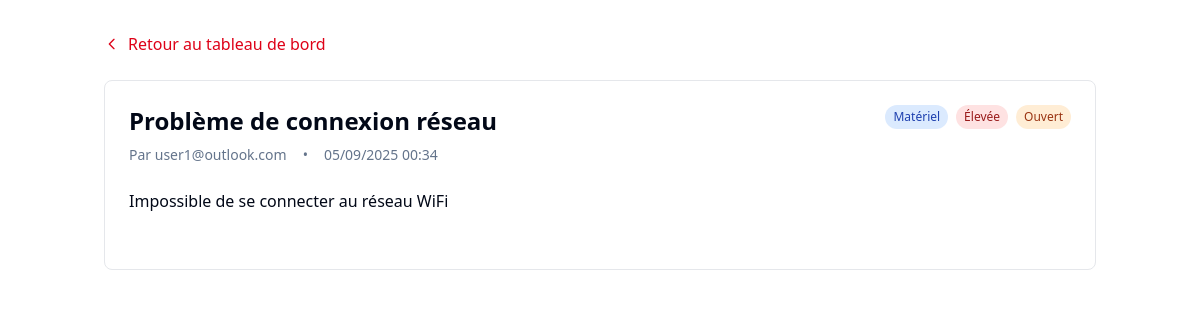
Screenshot of /ticket_details.php?id=1 (signed in) with the database file from the repository.
### tables this page shows
CREATE TABLE tickets (
    id INT AUTO_INCREMENT PRIMARY KEY,
    title VARCHAR(255) NOT NULL,
    description TEXT NOT NULL,
    priority ENUM('low', 'medium', 'high') DEFAULT 'medium',
    status ENUM('open', 'in_progress', 'resolved', 'closed', 'no_resolu') DEFAULT 'open',
    problem_type ENUM('hardware', 'software') DEFAULT 'software',
    user_id INT NOT NULL,
    created_at TIMESTAMP DEFAULT CURRENT_TIMESTAMP,
    updated_at TIMESTAMP DEFAULT CURRENT_TIMESTAMP ON UPDATE CURRENT_TIMESTAMP,
    deleted_at TIMESTAMP NULL DEFAULT NULL,
    FOREIGN KEY (user_id) REFERENCES users(id)
);

CREATE TABLE users (
    id INT AUTO_INCREMENT PRIMARY KEY,
    email VARCHAR(255) UNIQUE NOT NULL,
    password VARCHAR(255) NOT NULL,
    role ENUM('user', 'admin') DEFAULT 'user',
    created_at TIMESTAMP DEFAULT CURRENT_TIMESTAMP
);

### ticket_details.php (the view, shortened to what this page needs)
<?php
$db = new Database();
$conn = $db->connect();
$stmt = $conn->prepare("
    SELECT t.*, u.email as user_name
    FROM tickets t
    JOIN users u ON t.user_id = u.id
    WHERE t.id = ? AND (t.user_id = ? OR ? = 'admin')
");
$stmt->execute([$_GET['id'], $_SESSION['user_id'], $_SESSION['role']]);
$ticket = $stmt->fetch(PDO::FETCH_ASSOC);
include 'includes/header.php';
?>
<div class="min-h-screen bg-background">
    <div class="container mx-auto px-4 py-8">
        <div class="mb-6">
            <a href="user_dashboard.php" class="text-primary hover:text-primary/80 flex items-center gap-2">
                <svg class="w-4 h-4" fill="none" stroke="currentColor" viewBox="0 0 24 24">
                    <path stroke-linecap="round" stroke-linejoin="round" stroke-width="2" d="M15 19l-7-7 7-7"></path>
                </svg>
                Retour au tableau de bord
            </a>
        </div>
        <div class="bg-card rounded-lg border p-6">
            <div class="flex justify-between items-start mb-6">
                <div>
                    <h1 class="text-2xl font-bold mb-2"><?php echo htmlspecialchars($ticket['title']); ?></h1>
                    <div class="flex gap-4 text-sm text-muted-foreground">
                        <span>Par <?php echo htmlspecialchars($ticket['user_name']); ?></span>
                        <span>•</span>
                        <span><?php echo date('d/m/Y H:i', strtotime($ticket['created_at'])); ?></span>
                    </div>
                </div>
                <div class="flex items-center gap-4">
                    <div class="flex gap-2">
                        <?php
                        $priorityColors = [
                            'low' => 'bg-green-100 text-green-800',
                            'medium' => 'bg-yellow-100 text-yellow-800',
                            'high' => 'bg-red-100 text-red-800'
                        ];
                        $statusColors = [
                            'open' => 'bg-orange-100 text-orange-800',
                            'in_progress' => 'bg-blue-100 text-blue-800',
                            'resolved' => 'bg-green-100 text-green-800',
                            'closed' => 'bg-gray-100 text-gray-800',
                            'no_resolu' => 'bg-red-100 text-red-800'
                        ];
                        $problemTypeColors = [
                            'hardware' => 'bg-blue-100 text-blue-800',
                            'software' => 'bg-purple-100 text-purple-800'
                        ];
                        $priorityLabels = ['low' => 'Faible', 'medium' => 'Moyenne', 'high' => 'Élevée'];
                        $statusLabels = [
                            'open' => 'Ouvert',
                            'in_progress' => 'En cours',
                            'resolved' => 'Résolu',
                            'closed' => 'Fermé',
                            'no_resolu' => 'Non Résolu'
                        ];
                        $problemTypeLabels = [
                            'hardware' => 'Matériel',
                            'software' => 'Logiciel'
                        ];
                        ?>
                        <span class="px-2 py-1 rounded-full text-xs font-medium <?php echo $problemTypeColors[$ticket['problem_type']] ?? 'bg-gray-100 text-gray-800'; ?>">
                            <?php echo $problemTypeLabels[$ticket['problem_type']] ?? 'Inconnu'; ?>
                        </span>
                        <span class="px-2 py-1 rounded-full text-xs font-medium <?php echo $priorityColors[$ticket['priority']]; ?>">
                            <?php echo $priorityLabels[$ticket['priority']]; ?>
                        </span>
                        <span class="px-2 py-1 rounded-full text-xs font-medium <?php echo $statusColors[$ticket['status']] ?? 'bg-gray-100 text-gray-800'; ?>">
                            <?php echo $statusLabels[$ticket['status']] ?? 'Inconnu'; ?>
                        </span>
                    </div>
                </div>
            </div>
            <div class="prose max-w-none mb-8">
                <p><?php echo nl2br(htmlspecialchars($ticket['description'])); ?></p>
            </div>
        </div>
    </div>
</div>

### rows the page displays
tickets: title "Problème de connexion réseau", user.email "user1@outlook.com", created_at "05/09/2025 00:34", problem_type "Matériel", priority "Élevée", status "Ouvert", description "Impossible de se connecter au réseau WiFi"
